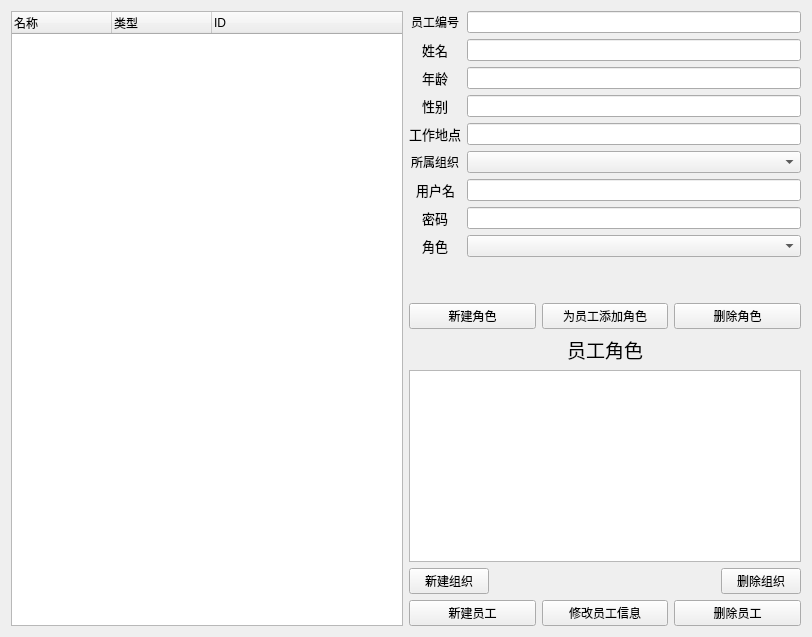
<?xml version="1.0" encoding="UTF-8"?>
<ui version="4.0">
 <class>Admin</class>
 <widget class="QWidget" name="Admin">
  <property name="geometry">
   <rect>
    <x>0</x>
    <y>0</y>
    <width>812</width>
    <height>637</height>
   </rect>
  </property>
  <property name="windowTitle">
   <string>Form</string>
  </property>
  <layout class="QHBoxLayout" name="horizontalLayout">
   <item>
    <layout class="QVBoxLayout" name="verticalLayout">
     <item>
      <widget class="QTreeWidget" name="groupTree">
       <attribute name="headerVisible">
        <bool>true</bool>
       </attribute>
       <column>
        <property name="text">
         <string>名称</string>
        </property>
       </column>
       <column>
        <property name="text">
         <string>类型</string>
        </property>
       </column>
       <column>
        <property name="text">
         <string>ID</string>
        </property>
       </column>
      </widget>
     </item>
    </layout>
   </item>
   <item>
    <layout class="QVBoxLayout" name="verticalLayout_2" stretch="2,0,0,0,1,1">
     <item>
      <layout class="QFormLayout" name="formLayout_2">
       <property name="sizeConstraint">
        <enum>QLayout::SetDefaultConstraint</enum>
       </property>
       <property name="labelAlignment">
        <set>Qt::AlignCenter</set>
       </property>
       <item row="1" column="0">
        <widget class="QLabel" name="workerNameL">
         <property name="font">
          <font>
           <pointsize>10</pointsize>
          </font>
         </property>
         <property name="text">
          <string>姓名</string>
         </property>
         <property name="alignment">
          <set>Qt::AlignCenter</set>
         </property>
        </widget>
       </item>
       <item row="1" column="1">
        <widget class="QLineEdit" name="wokerName"/>
       </item>
       <item row="2" column="0">
        <widget class="QLabel" name="workerAgeL">
         <property name="font">
          <font>
           <pointsize>10</pointsize>
          </font>
         </property>
         <property name="text">
          <string>年龄</string>
         </property>
        </widget>
       </item>
       <item row="2" column="1">
        <widget class="QLineEdit" name="workerAge_2"/>
       </item>
       <item row="3" column="0">
        <widget class="QLabel" name="workerGenderL">
         <property name="font">
          <font>
           <pointsize>10</pointsize>
          </font>
         </property>
         <property name="text">
          <string>性别</string>
         </property>
        </widget>
       </item>
       <item row="3" column="1">
        <widget class="QLineEdit" name="workerGender"/>
       </item>
       <item row="4" column="0">
        <widget class="QLabel" name="workerPlaceL">
         <property name="font">
          <font>
           <pointsize>10</pointsize>
          </font>
         </property>
         <property name="text">
          <string>工作地点</string>
         </property>
        </widget>
       </item>
       <item row="4" column="1">
        <widget class="QLineEdit" name="workerPlace"/>
       </item>
       <item row="6" column="0">
        <widget class="QLabel" name="workerUserNameL">
         <property name="font">
          <font>
           <pointsize>10</pointsize>
          </font>
         </property>
         <property name="text">
          <string>用户名</string>
         </property>
        </widget>
       </item>
       <item row="6" column="1">
        <widget class="QLineEdit" name="workerUserName"/>
       </item>
       <item row="7" column="0">
        <widget class="QLabel" name="workerPasswordL">
         <property name="font">
          <font>
           <pointsize>10</pointsize>
          </font>
         </property>
         <property name="text">
          <string>密码</string>
         </property>
        </widget>
       </item>
       <item row="7" column="1">
        <widget class="QLineEdit" name="workerPassword"/>
       </item>
       <item row="8" column="0">
        <widget class="QLabel" name="workerCharacterL">
         <property name="font">
          <font>
           <pointsize>10</pointsize>
          </font>
         </property>
         <property name="text">
          <string>角色</string>
         </property>
        </widget>
       </item>
       <item row="8" column="1">
        <widget class="QComboBox" name="workerCharacter"/>
       </item>
       <item row="5" column="0">
        <widget class="QLabel" name="workerGroupL">
         <property name="text">
          <string>所属组织</string>
         </property>
        </widget>
       </item>
       <item row="5" column="1">
        <widget class="QComboBox" name="workerGroup"/>
       </item>
       <item row="0" column="0">
        <widget class="QLabel" name="workerIDL">
         <property name="text">
          <string>员工编号</string>
         </property>
        </widget>
       </item>
       <item row="0" column="1">
        <widget class="QLineEdit" name="workerID"/>
       </item>
      </layout>
     </item>
     <item>
      <layout class="QHBoxLayout" name="horizontalLayout_4">
       <item>
        <widget class="QPushButton" name="characterNew">
         <property name="text">
          <string>新建角色</string>
         </property>
        </widget>
       </item>
       <item>
        <widget class="QPushButton" name="characteradd">
         <property name="text">
          <string>为员工添加角色</string>
         </property>
        </widget>
       </item>
       <item>
        <widget class="QPushButton" name="characterRemove">
         <property name="text">
          <string>删除角色</string>
         </property>
        </widget>
       </item>
      </layout>
     </item>
     <item>
      <widget class="QLabel" name="label">
       <property name="font">
        <font>
         <pointsize>14</pointsize>
        </font>
       </property>
       <property name="text">
        <string>员工角色</string>
       </property>
       <property name="alignment">
        <set>Qt::AlignCenter</set>
       </property>
      </widget>
     </item>
     <item>
      <widget class="QListWidget" name="characterList"/>
     </item>
     <item>
      <layout class="QHBoxLayout" name="horizontalLayout_2">
       <item>
        <widget class="QPushButton" name="groupNew">
         <property name="text">
          <string>新建组织</string>
         </property>
        </widget>
       </item>
       <item>
        <spacer name="horizontalSpacer">
         <property name="orientation">
          <enum>Qt::Horizontal</enum>
         </property>
         <property name="sizeHint" stdset="0">
          <size>
           <width>40</width>
           <height>20</height>
          </size>
         </property>
        </spacer>
       </item>
       <item>
        <widget class="QPushButton" name="groupRemove">
         <property name="text">
          <string>删除组织</string>
         </property>
        </widget>
       </item>
      </layout>
     </item>
     <item>
      <layout class="QHBoxLayout" name="horizontalLayout_3">
       <item>
        <widget class="QPushButton" name="workerNew">
         <property name="text">
          <string>新建员工</string>
         </property>
        </widget>
       </item>
       <item>
        <widget class="QPushButton" name="workerUpdate">
         <property name="text">
          <string>修改员工信息</string>
         </property>
        </widget>
       </item>
       <item>
        <widget class="QPushButton" name="workerRemove">
         <property name="text">
          <string>删除员工</string>
         </property>
        </widget>
       </item>
      </layout>
     </item>
    </layout>
   </item>
  </layout>
 </widget>
 <resources/>
 <connections/>
</ui>
